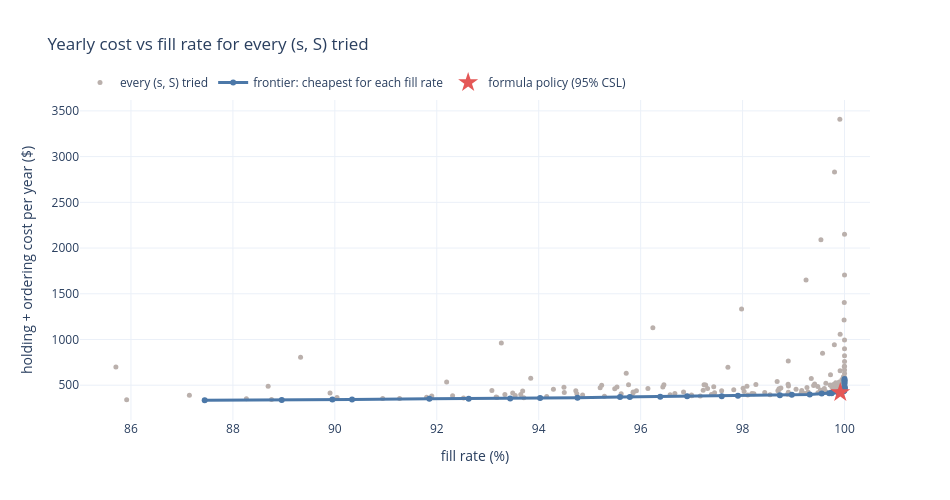

The notebook cell this image was saved under:
### Markdown cell above
## 5. Search for the best (s, S): the cost vs service curve

The formulas give a sensible starting policy. But we can just **try many (s, S) pairs** and see what each costs and how well it serves. Each policy below is averaged over 20 resampled years.

### Code cell
def frontier(grid):
    """Cheapest policy at or above each fill rate: the efficient frontier."""
    g = grid.sort_values("fill rate", ascending=False)
    g = g[g["total $"] == g["total $"].cummin()]
    return g.sort_values("fill rate")


grid = pd.DataFrame([{"s": s, "S": S, **average_over_years(s, S, 20)}
                     for s in range(10, 71, 4) for S in range(60, 361, 20) if S > s])
front = frontier(grid)
formula_avg = average_over_years(policy["s"], policy["S"], 20)
print(f"{len(grid)} policies simulated")

fig = go.Figure()
fig.add_trace(go.Scatter(x=100 * grid["fill rate"], y=grid["total $"], mode="markers", name="every (s, S) tried",
                         marker=dict(size=5, color="#BAB0AC"), customdata=grid[["s", "S"]],
                         hovertemplate="s=%{customdata[0]}, S=%{customdata[1]}<br>fill %{x:.1f}%<br>$%{y:.0f}/yr<extra></extra>"))
fig.add_trace(go.Scatter(x=100 * front["fill rate"], y=front["total $"], mode="lines+markers", name="frontier: cheapest for each fill rate",
                         line=dict(color="#4C78A8", width=3), customdata=front[["s", "S"]],
                         hovertemplate="s=%{customdata[0]}, S=%{customdata[1]}<br>fill %{x:.1f}%<br>$%{y:.0f}/yr<extra></extra>"))
fig.add_trace(go.Scatter(x=[100 * formula_avg["fill rate"]], y=[formula_avg["total $"]], mode="markers", name="formula policy (95% CSL)",
                         marker=dict(size=15, symbol="star", color="#E45756"),
                         hovertemplate="formula policy<br>fill %{x:.1f}%<br>$%{y:.0f}/yr<extra></extra>"))
fig.update_layout(title="Yearly cost vs fill rate for every (s, S) tried", xaxis_title="fill rate (%)",
                  yaxis_title="holding + ordering cost per year ($)", xaxis_range=[85, 100.5],
                  height=500, width=950, template="plotly_white", legend=dict(orientation="h", y=1.1))
fig.show()

rows = []
for target in [0.95, 0.98, 0.99, 0.995]:
    row = grid[grid["fill rate"] >= target].nsmallest(1, "total $").iloc[0]
    rows.append({"fill rate at least": f"{target:.1%}", "s": int(row.s), "S": int(row.S),
                 "fill rate": round(row["fill rate"], 3), "cost $/yr": round(row["total $"])})
pd.DataFrame(rows).set_index("fill rate at least")

### Figure 1 — Plotly figure (JSON) as saved in the notebook; plotly's stock layout.template omitted (floating-point values rounded to 4 significant figures; data arrays with more than 128 entries replaced by an {"elided": "..."} marker saying what was removed)
{"data": [{"customdata": {"elided": "253x2 int values"}, "hovertemplate": "s=%{customdata[0]}, S=%{customdata[1]}<br>fill %{x:.1f}%<br>$%{y:.0f}/yr<extra></extra>", "marker": {"color": "#BAB0AC", "size": 5}, "mode": "markers", "name": "every (s, S) tried", "type": "scatter", "x": {"elided": "253 float values"}, "y": {"elided": "253 float values"}}, {"customdata": [[10, 140], [10, 160], [10, 180], [14, 160], [14, 180], [18, 160], [18, 180], [22, 160], [22, 180], [22, 200], [26, 160], [26, 180], [26, 200], [30, 180], [30, 200], [34, 180], [34, 200], [38, 180], [38, 220], [42, 180], [42, 200], [42, 220], [46, 200], [46, 180], [46, 220], [50, 200], [50, 180], [54, 200], [58, 220], [62, 360], [62, 340], [62, 320], [58, 240], [62, 260], [62, 240], [62, 200], [62, 280], [70, 360]], "hovertemplate": "s=%{customdata[0]}, S=%{customdata[1]}<br>fill %{x:.1f}%<br>$%{y:.0f}/yr<extra></extra>", "line": {"color": "#4C78A8", "width": 3}, "mode": "lines+markers", "name": "frontier: cheapest for each fill rate", "type": "scatter", "x": [87.45, 88.96, 89.95, 90.34, 91.85, 92.63, 93.44, 94.03, 94.76, 95.6, 95.79, 96.38, 96.91, 97.59, 97.91, 98.73, 98.97, 99.32, 99.55, 99.7, 99.75, 99.75, 99.87, 99.91, 99.93, 99.97, 99.98, 100.0, 100.0, 100.0, 100.0, 100.0, 100.0, 100.0, 100.0, 100.0, 100.0, 100.0], "y": [335.5, 337.0, 343.1, 343.7, 351.3, 353.2, 355.4, 360.8, 363.3, 370.6, 371.7, 373.2, 378.7, 379.7, 384.5, 390.8, 394.5, 399.3, 409.8, 412.1, 412.3, 418.8, 420.8, 421.6, 424.0, 432.1, 434.8, 439.4, 450.5, 554.1, 536.9, 519.8, 460.2, 475.0, 468.2, 462.4, 487.0, 567.0]}, {"hovertemplate": "formula policy<br>fill %{x:.1f}%<br>$%{y:.0f}/yr<extra></extra>", "marker": {"color": "#E45756", "size": 15, "symbol": "star"}, "mode": "markers", "name": "formula policy (95% CSL)", "type": "scatter", "x": [99.92], "y": [420.7]}], "layout": {"height": 500, "legend": {"orientation": "h", "y": 1.1}, "title": {"text": "Yearly cost vs fill rate for every (s, S) tried"}, "width": 950, "xaxis": {"range": [85, 100.5], "title": {"text": "fill rate (%)"}}, "yaxis": {"title": {"text": "holding + ordering cost per year ($)"}}}}
